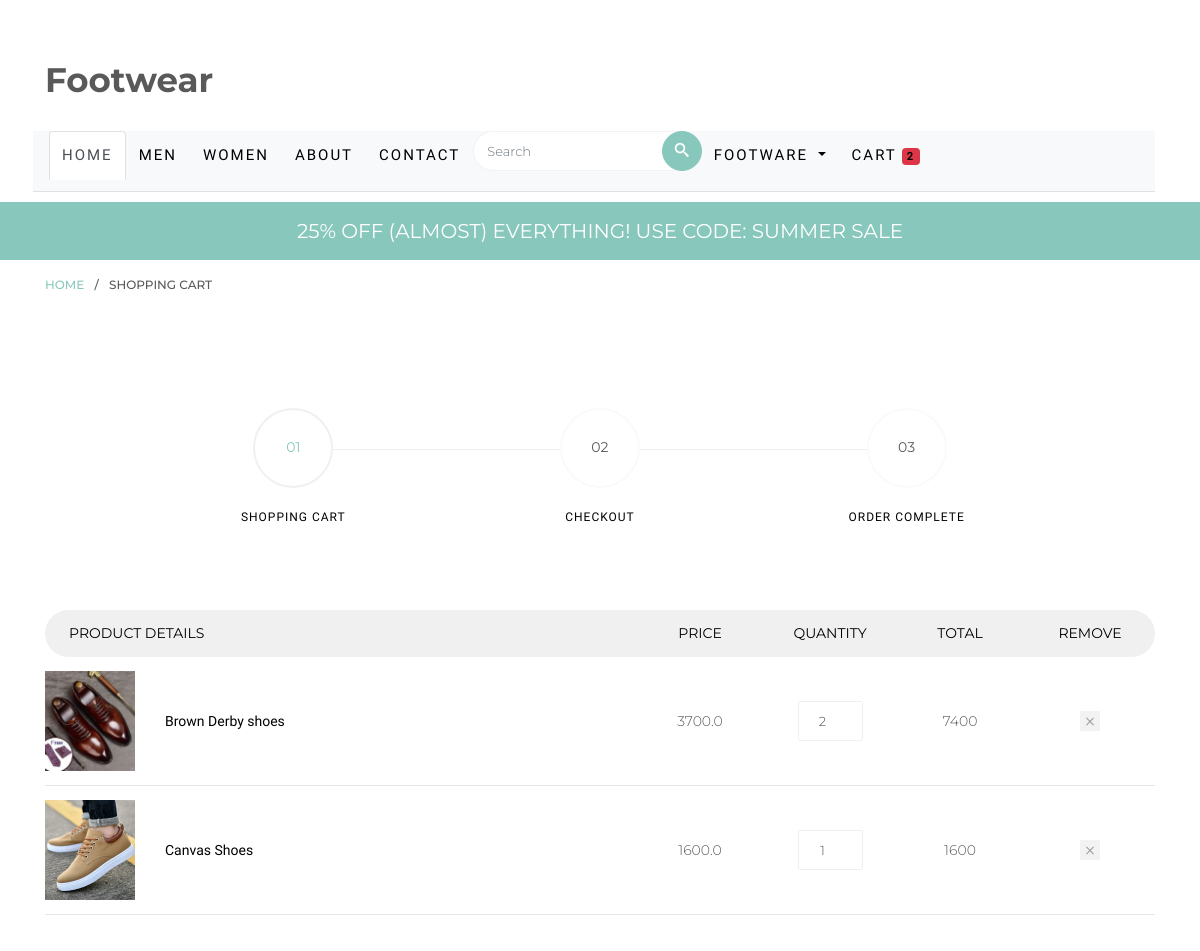
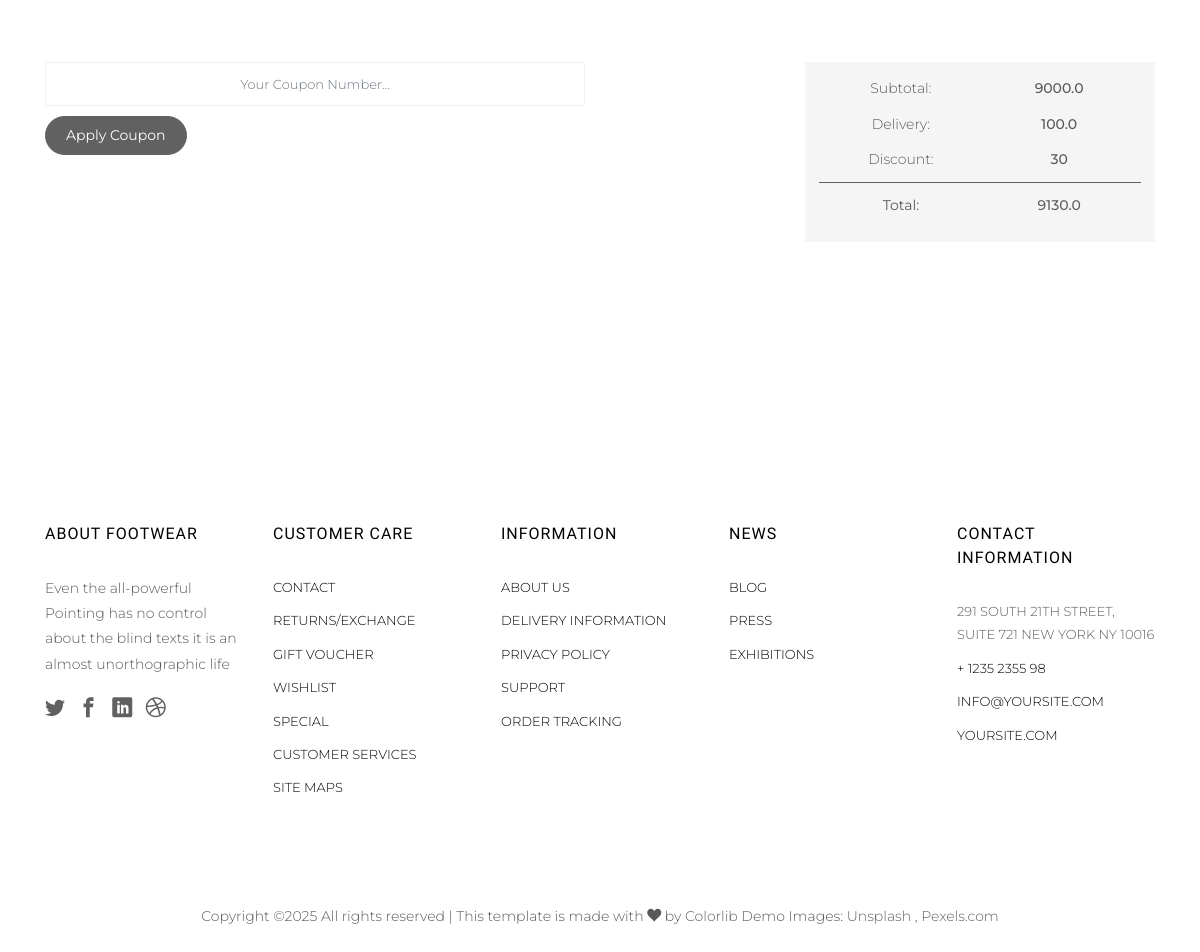
The app's page /cart/ (signed in) with its own data (2 pictures, top to bottom).
### shop/models.py (models this page shows, shortened)
class Cart(models.Model):
    user = models.ForeignKey(User, on_delete=models.CASCADE)
    product = models.ForeignKey(Products, on_delete=models.CASCADE)
    quantity = models.PositiveIntegerField(default=1)

class Products(models.Model):
    title= models.CharField(max_length=100)
    initial_price= models.FloatField()
    discounted_price= models.FloatField()
    discription=models.CharField(max_length=200 )
    brand= models.CharField(choices=BRAND_CHOICES, max_length=10)
    category= models.CharField(choices=CATEGORY_CHOICES,max_length=5)
    product_image= models.ImageField(upload_to='product_image')
    Colors =models.CharField(choices=COLORS_CHOICES, max_length=10)
    Technologies=models.CharField(choices=TECHNOLOGIES_CHOICES, max_length=10)
    Material=models.CharField(choices=MATERICAL_CHOICES, max_length=10)
    Style=models.CharField(choices=STYLE_CHOICES, max_length=10)
    Size=models.FloatField()
    Width=models.CharField(choices=WIDTH_CHOICES, max_length=1)

### shop/views.py (the view)
# urls.py: path('cart/', views.show_cart, name='show_cart'),
def show_cart(request):
    total_item= 0
    if request.user.is_authenticated:
        user = request.user
        cart_items = Cart.objects.filter(user=user)
        total_item = len(Cart.objects.filter(user=request.user))
        amount = 0.0
        shipping_amount = 100.0
        count=0
        discounted_price=30
        if cart_items:
            for item in cart_items:
                item_total = item.quantity * item.product.discounted_price
                amount += item_total
            total_amount = amount + shipping_amount + discounted_price # Remove extra flat discount unless needed
            context = {
                'carts': cart_items,
                'amount': amount,
                'totalamount': total_amount,
                'shipping_amount': shipping_amount,
                'discounted_price': discounted_price,
                'total_item':total_item,
            }
        else:
            return render(request, 'shop/emptycart.html')
    return render(request, 'shop/cart.html', context)

### shop/templates/shop/cart.html (shortened to what this page needs)
{% extends 'common_code/base.html' %}
{% load static %}
{% block main-content %}
<div id="page">
	<div class="breadcrumbs">
		<div class="container">
			<div class="row">
				<div class="col">
					<p class="bread"><span><a href="{% url 'home' %}">Home</a></span> / <span>Shopping Cart</span></p>
				</div>
			</div>
		</div>
	</div>
	<div class="colorlib-product">
		<div class="container">
			<div class="row row-pb-lg">
				<div class="col-md-10 offset-md-1">
					<div class="process-wrap">
						<div class="process text-center active">
							<p><span>01</span></p>
							<h3>Shopping Cart</h3>
						</div>
						<div class="process text-center">
							<p><span>02</span></p>
							<h3>Checkout</h3>
						</div>
						<div class="process text-center">
							<p><span>03</span></p>
							<h3>Order Complete</h3>
						</div>
					</div>
				</div>
			</div>
			<div class="row row-pb-lg">
				<div class="col-md-12">
					<div class="product-name d-flex">
						<div class="one-forth text-left px-4">
							<span>Product Details</span>
						</div>
						<div class="one-eight text-center">
							<span>Price</span>
						</div>
						<div class="one-eight text-center">
							<span>Quantity</span>
						</div>
						<div class="one-eight text-center">
							<span>Total</span>
						</div>
						<div class="one-eight text-center px-4">
							<span>Remove</span>
						</div>
					</div>
					{% for cart in carts %}
					<div class="product-cart d-flex">
						<div class="one-forth">
							<div class="product-img" style="background-image: url('{{ cart.product.product_image.url }}')">
							</div>
							<div class="display-tc">
								<h3>{{ cart.product.title }}</h3>
							</div>
						</div>
						<div class="one-eight text-center">
							<div class="display-tc">
								<span class="price">{{ cart.product.discounted_price}}</span>
							</div>
						</div>
						<form method="POST" action="{% url 'update_quantity' %}">
							<div class="one-eight text-center">
								<div class="display-tc">
									<input
										type="number"
										id="quantity_{{ forloop.counter }}"
										name="quantity_{{ cart.id }}"
										pid="{{ cart.product.id }}"
										class="form-control input-number text-center"
										value="{{ cart.quantity }}"
										min="1" max="100"
									>
								</div>
							</div>
					    </form>
						<div class="one-eight text-center">
							<div class="display-tc">
								<span class="total">{% widthratio cart.product.discounted_price 1 cart.quantity %}</span>
							</div>
						</div>
						<div class="one-eight text-center">
							<div class="display-tc">
								<a href="{% url 'remove_cart_item' cart.id %}" class="closed"></a>
							</div>
						</div>
					</div>
					{% endfor %}
				</div>
			</div>
			<div class="row row-pb-lg">
				<div class="col-md-12">
					<div class="total-wrap">
						<div class="row">
							<div class="col-sm-8">
								<form action="/checkout">
									<div class="row form-group">
										<div class="col-sm-9">
											<input type="text" name="quantity" class="form-control input-number" placeholder="Your Coupon Number...">
										</div>
										<div class="col-sm-3">
											<input type="submit" value="Apply Coupon" class="btn btn-primary">
										</div>
									</div>
								</form>
							</div>
							<div class="col-sm-4 text-center">
								<div class="total">
									<div class="sub">
										<p><span>Subtotal:</span> <span>{{amount}}</span></p>
										<p><span>Delivery:</span> <span>{{shipping_amount}}</span></p>
										<p><span>Discount:</span> <span>{{discounted_price}}</span></p>
									</div>
									<div class="grand-total">
										<p><span><strong>Total:</strong></span> <span>{{totalamount}}</span></p>
									</div>
								</div>
							</div>
						</div>
					</div>
				</div>
			</div>
		</div>
	</div>
</div>
{% endblock main-content %}

### shop/templates/common_code/base.html (shortened to what this page needs)
{% load static %}
<!DOCTYPE HTML>
<html>
	<head>
	<link rel="stylesheet" href="{% static 'css/animate.css' %}">
	<link rel="stylesheet" href="{% static 'css/icomoon.css' %}">
	<link rel="stylesheet" href="{% static 'css/ionicons.min.css' %}">
	<link rel="stylesheet" href="{% static 'css/bootstrap.min.css' %}">
	<link rel="stylesheet" href="{% static 'css/magnific-popup.css' %}">
	<link rel="stylesheet" href="{% static 'css/flexslider.css' %}">
	<link rel="stylesheet" href="{% static 'css/owl.carousel.min.css' %}">
	<link rel="stylesheet" href="{% static 'css/owl.theme.default.min.css' %}">
	<link rel="stylesheet" href="{% static 'css/bootstrap-datepicker.css' %}">
	<link rel="stylesheet" href="{% static 'fonts/flaticon/font/flaticon.css' %}">
	<link rel="stylesheet" href="{% static 'css/style.css' %}">
	</head>
	<body>
	<div id="page">
		<nav class="colorlib-nav" role="navigation">
			<div class="top-menu">
				<div class="container">
					<div class="row">
						<div class="col-sm-7 col-md-9">
							<div id="colorlib-logo"><a href="{% url 'home' %}">Footwear</a></div>
						</div>
			        </div>
					<ul class="nav nav-tabs bg-light px-3">
						<li class="nav-item">
							<a class="nav-link active" aria-current="page" href="{% url 'home' %}">Home</a>
						</li>
						<li class="nav-item">
							<a class="nav-link" href="{% url 'menproduct'  %}">Men</a>
						</li>
						<li class="nav-item">
							<a class="nav-link" href="{% url 'womenproduct' 'women' %}">Women</a>
						</li>
						<li class="nav-item">
							<a class="nav-link" href="{% url 'about' %}">About</a>
						</li>
						<li class="nav-item">
							<a class="nav-link" href="{% url 'contact' %}">Contact</a>
						</li>
						<form action="#" class="search-wrap">
			               <div class="form-group">
			                  <input type="search" class="form-control search" placeholder="Search">
			                  <button class="btn btn-primary submit-search text-center" type="submit"><i class="icon-search"></i></button>
			               </div>
			            </form>
						{% if request.user.is_authenticated %}
						<li class="nav-item dropdown">
							<a class="nav-link dropdown-toggle" href="#" id="menDropdown" role="button"
							data-toggle="dropdown" aria-haspopup="true" aria-expanded="false">
							{{request.user.username|capfirst}}
							</a>
						</li>
						<li class="nav-item">
							<a class="nav-link" href="{% url 'show_cart' %}">
							Cart <span class="badge bg-danger">{{total_item}}</span>
							</a>
						</li>
						{% endif %}
					</ul>
				</div>
			</div>
		<div class="sale">
				<div class="container">
					<div class="row">
						<div class="col-sm-8 offset-sm-2 text-center">
							<div class="row">
								<div class="owl-carousel2">
									<div class="item">
										<div class="col">
											<h3><a href="#">25% off (Almost) Everything! Use Code: Summer Sale</a></h3>
										</div>
									</div>
								</div>
							</div>
						</div>
					</div>
				</div>
			</div>
		</nav>
    </div>
    {% block main-content %}  {% endblock main-content %}
	<footer id="colorlib-footer" role="contentinfo">
			<div class="container">
				<div class="row row-pb-md">
					<div class="col footer-col colorlib-widget">
						<h4>About Footwear</h4>
						<p>Even the all-powerful Pointing has no control about the blind texts it is an almost unorthographic life</p>
						<p>
							<ul class="colorlib-social-icons">
								<li><a href="#"><i class="icon-twitter"></i></a></li>
								<li><a href="#"><i class="icon-facebook"></i></a></li>
								<li><a href="#"><i class="icon-linkedin"></i></a></li>
								<li><a href="#"><i class="icon-dribbble"></i></a></li>
							</ul>
						</p>
					</div>
					<div class="col footer-col colorlib-widget">
						<h4>Customer Care</h4>
						<p>
							<ul class="colorlib-footer-links">
								<li><a href="#">Contact</a></li>
								<li><a href="#">Returns/Exchange</a></li>
								<li><a href="#">Gift Voucher</a></li>
								<li><a href="#">Wishlist</a></li>
								<li><a href="#">Special</a></li>
								<li><a href="#">Customer Services</a></li>
								<li><a href="#">Site maps</a></li>
							</ul>
						</p>
					</div>
					<div class="col footer-col colorlib-widget">
						<h4>Information</h4>
						<p>
							<ul class="colorlib-footer-links">
								<li><a href="#">About us</a></li>
								<li><a href="#">Delivery Information</a></li>
								<li><a href="#">Privacy Policy</a></li>
								<li><a href="#">Support</a></li>
								<li><a href="#">Order Tracking</a></li>
							</ul>
						</p>
					</div>
					<div class="col footer-col">
						<h4>News</h4>
						<ul class="colorlib-footer-links">
							<li><a href="blog.html">Blog</a></li>
							<li><a href="#">Press</a></li>
							<li><a href="#">Exhibitions</a></li>
						</ul>
					</div>
					<div class="col footer-col">
						<h4>Contact Information</h4>
						<ul class="colorlib-footer-links">
							<li>291 South 21th Street, <br> Suite 721 New York NY 10016</li>
							<li><a href="tel://1234567920">+ 1235 2355 98</a></li>
							<li><a href="mailto:info@yoursite.com">info@yoursite.com</a></li>
							<li><a href="#">yoursite.com</a></li>
						</ul>
					</div>
				</div>
			</div>
			<div class="copy">
				<div class="row">
					<div class="col-sm-12 text-center">
						<p>
							<span>
Copyright &copy;<script>document.write(new Date().getFullYear());</script> All rights reserved | This template is made with <i class="icon-heart" aria-hidden="true"></i> by <a href="https://colorlib.com" target="_blank">Colorlib</a>
</span>
							<span class="block">Demo Images: <a href="http://unsplash.co/" target="_blank">Unsplash</a> , <a href="http://pexels.com/" target="_blank">Pexels.com</a></span>
						</p>
					</div>
				</div>
			</div>
	</footer>
	</body>
</html>

### shop/static/css/icomoon.css (style rules this page uses)
[class^="icon-"], [class*=" icon-"] { font-family: 'icomoon' !important; speak: none; font-style: normal; font-weight: normal; font-variant: normal; text-transform: none; line-height: 1; -webkit-font-smoothing: antialiased; -moz-osx-font-smoothing: grayscale; }
.icon-search:before { content: "\ebfd"; }
.icon-heart:before { content: "\ec51"; }
.icon-facebook:before { content: "\ed07"; }
.icon-twitter:before { content: "\ed0d"; }
.icon-dribbble:before { content: "\ed1e"; }
.icon-linkedin:before { content: "\ed40"; }

### records on screen
Cart: product.product_image (picture), product "Brown Derby shoes", product.discounted_price "3700.0", quantity "2", product+quantity "7400"
Cart: product.product_image (picture), product "Canvas Shoes", product.discounted_price "1600.0", quantity "1", product+quantity "1600"

### other values on screen
{{ request.user.username|capfirst }} "FOOTWARE"
{{ total_item }} "2"
{{ amount }} "9000.0"
{{ shipping_amount }} "100.0"
{{ discounted_price }} "30"
{{ totalamount }} "9130.0"
